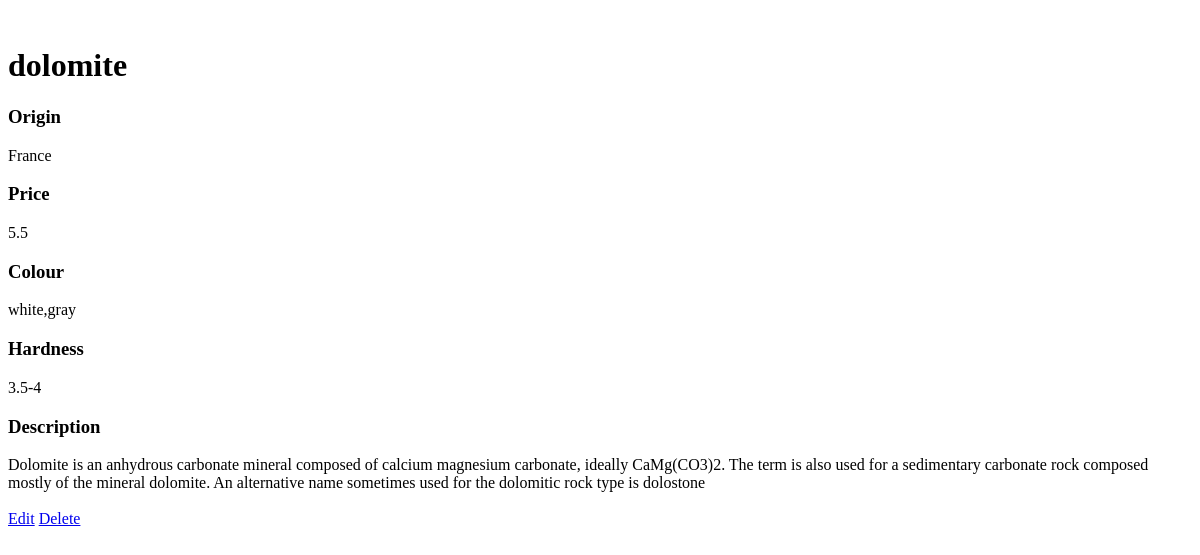
/minerals/21/items/52/, run on an earlier commit of the app's database.
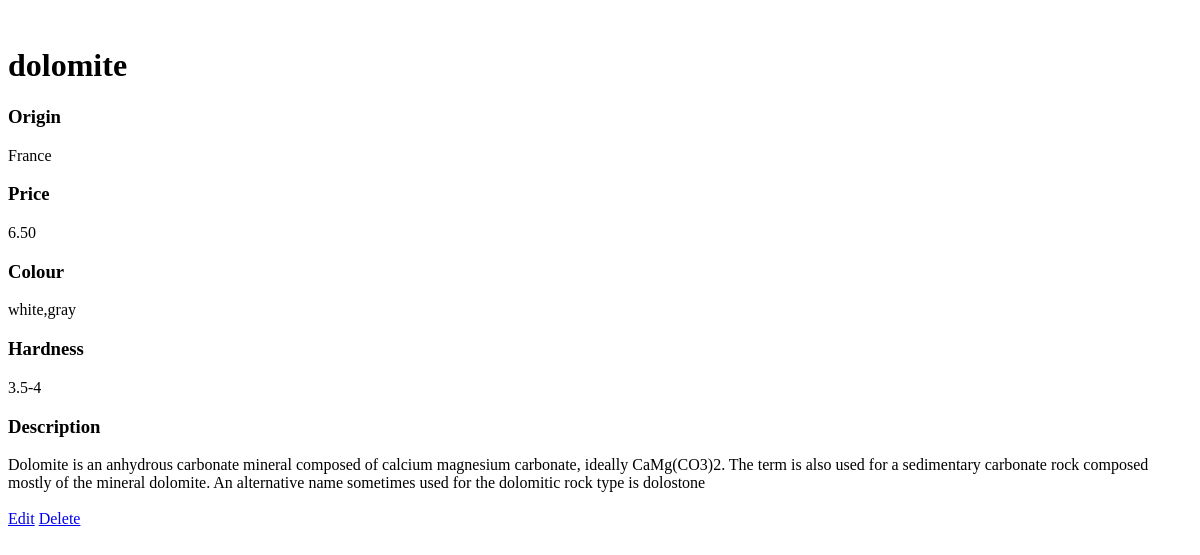
And on a later commit of the database.
### project_database.py (models this page shows, shortened)
class Item(Base):
    __tablename__ = 'properties'
    name = Column(String(30),nullable=False)
    origin = Column(String(80))
    id = Column(Integer, primary_key=True)
    colour = Column(String(250))
    price = Column(String(10))
    hardness = Column(String(10))
    description = Column(String(1000))
    mineral_id = Column(Integer, ForeignKey('stones.id'))
    stones = relationship(Mineral)

### application.py (the view)
@app.route('/minerals/<int:mineral_id>/items/<int:item_id>/')
def showItemInformation(mineral_id, item_id):
    mineral = session.query(Mineral).filter_by(id=mineral_id).one()
    item = session.query(Item).filter_by(id=item_id)
    return render_template('itemInfo.html', mineral_id=mineral_id, item_id=item_id, item=item)

### templates/itemInfo.html (shortened to what this page needs)
﻿</head>
<body>
    {% for i in item %}
    <h1>{{i.name}}</h1>
    <h3>Origin</h3>   {{i.origin}}
    <h3>Price</h3>    {{i.price}}
    <h3>Colour</h3>   {{i.colour}}
    <h3>Hardness</h3>  {{i.hardness}}
    <h3>Description</h3> {{i.description}}
    {% endfor %}
    <a href='{{url_for('editItem',mineral_id=mineral_id, item_id = item_id)}}'>Edit</a>
    <a href='{{url_for('deleteItem',mineral_id=mineral_id,item_id=item_id)}}'>Delete</a>
</body>
</html>

What changed in the data, as far as the page shows it:
changed Item "dolomite": price "5.5" → "6.50"
